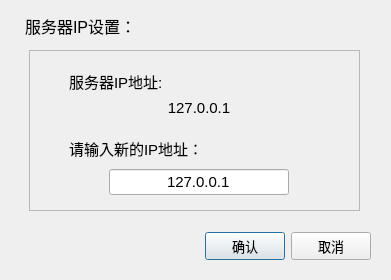
<?xml version="1.0" encoding="UTF-8"?>
<ui version="4.0">
 <class>ServerConfigClass</class>
 <widget class="QDialog" name="ServerConfigClass">
  <property name="geometry">
   <rect>
    <x>0</x>
    <y>0</y>
    <width>391</width>
    <height>280</height>
   </rect>
  </property>
  <property name="windowTitle">
   <string>服务器地址设置</string>
  </property>
  <widget class="QWidget" name="layoutWidget">
   <property name="geometry">
    <rect>
     <x>20</x>
     <y>230</y>
     <width>351</width>
     <height>33</height>
    </rect>
   </property>
   <property name="font">
    <font>
     <pointsize>10</pointsize>
    </font>
   </property>
   <layout class="QHBoxLayout">
    <property name="spacing">
     <number>6</number>
    </property>
    <property name="leftMargin">
     <number>0</number>
    </property>
    <property name="topMargin">
     <number>0</number>
    </property>
    <property name="rightMargin">
     <number>0</number>
    </property>
    <property name="bottomMargin">
     <number>0</number>
    </property>
    <item>
     <spacer>
      <property name="orientation">
       <enum>Qt::Horizontal</enum>
      </property>
      <property name="sizeHint" stdset="0">
       <size>
        <width>131</width>
        <height>31</height>
       </size>
      </property>
     </spacer>
    </item>
    <item>
     <widget class="QPushButton" name="okButton">
      <property name="text">
       <string>确认</string>
      </property>
     </widget>
    </item>
    <item>
     <widget class="QPushButton" name="cancelButton">
      <property name="text">
       <string>取消</string>
      </property>
     </widget>
    </item>
   </layout>
  </widget>
  <widget class="QLabel" name="label">
   <property name="geometry">
    <rect>
     <x>25</x>
     <y>10</y>
     <width>341</width>
     <height>31</height>
    </rect>
   </property>
   <property name="font">
    <font>
     <pointsize>12</pointsize>
    </font>
   </property>
   <property name="text">
    <string>服务器IP设置：</string>
   </property>
  </widget>
  <widget class="QFrame" name="frame">
   <property name="geometry">
    <rect>
     <x>29</x>
     <y>50</y>
     <width>331</width>
     <height>161</height>
    </rect>
   </property>
   <property name="frameShape">
    <enum>QFrame::StyledPanel</enum>
   </property>
   <property name="frameShadow">
    <enum>QFrame::Plain</enum>
   </property>
   <widget class="QWidget" name="layoutWidget">
    <property name="geometry">
     <rect>
      <x>40</x>
      <y>10</y>
      <width>251</width>
      <height>165</height>
     </rect>
    </property>
    <layout class="QVBoxLayout" name="_2">
     <property name="sizeConstraint">
      <enum>QLayout::SetFixedSize</enum>
     </property>
     <item>
      <spacer name="verticalSpacer_3">
       <property name="orientation">
        <enum>Qt::Vertical</enum>
       </property>
       <property name="sizeType">
        <enum>QSizePolicy::Fixed</enum>
       </property>
       <property name="sizeHint" stdset="0">
        <size>
         <width>20</width>
         <height>10</height>
        </size>
       </property>
      </spacer>
     </item>
     <item>
      <widget class="QLabel" name="label_2">
       <property name="minimumSize">
        <size>
         <width>0</width>
         <height>0</height>
        </size>
       </property>
       <property name="font">
        <font>
         <pointsize>11</pointsize>
        </font>
       </property>
       <property name="text">
        <string>服务器IP地址:</string>
       </property>
       <property name="alignment">
        <set>Qt::AlignLeading|Qt::AlignLeft|Qt::AlignVCenter</set>
       </property>
      </widget>
     </item>
     <item>
      <widget class="QLabel" name="oldIP">
       <property name="font">
        <font>
         <pointsize>11</pointsize>
        </font>
       </property>
       <property name="text">
        <string>127.0.0.1</string>
       </property>
       <property name="alignment">
        <set>Qt::AlignCenter</set>
       </property>
      </widget>
     </item>
     <item>
      <spacer name="verticalSpacer">
       <property name="orientation">
        <enum>Qt::Vertical</enum>
       </property>
       <property name="sizeType">
        <enum>QSizePolicy::Expanding</enum>
       </property>
       <property name="sizeHint" stdset="0">
        <size>
         <width>20</width>
         <height>10</height>
        </size>
       </property>
      </spacer>
     </item>
     <item>
      <widget class="QLabel" name="label_4">
       <property name="minimumSize">
        <size>
         <width>0</width>
         <height>30</height>
        </size>
       </property>
       <property name="font">
        <font>
         <pointsize>11</pointsize>
        </font>
       </property>
       <property name="text">
        <string>请输入新的IP地址：</string>
       </property>
      </widget>
     </item>
     <item>
      <layout class="QHBoxLayout" name="horizontalLayout_2">
       <item>
        <spacer name="horizontalSpacer">
         <property name="orientation">
          <enum>Qt::Horizontal</enum>
         </property>
         <property name="sizeHint" stdset="0">
          <size>
           <width>40</width>
           <height>20</height>
          </size>
         </property>
        </spacer>
       </item>
       <item>
        <widget class="QLineEdit" name="newIP">
         <property name="minimumSize">
          <size>
           <width>180</width>
           <height>25</height>
          </size>
         </property>
         <property name="font">
          <font>
           <pointsize>11</pointsize>
          </font>
         </property>
         <property name="text">
          <string>127.0.0.1</string>
         </property>
         <property name="alignment">
          <set>Qt::AlignCenter</set>
         </property>
        </widget>
       </item>
       <item>
        <spacer name="horizontalSpacer_2">
         <property name="orientation">
          <enum>Qt::Horizontal</enum>
         </property>
         <property name="sizeHint" stdset="0">
          <size>
           <width>40</width>
           <height>20</height>
          </size>
         </property>
        </spacer>
       </item>
      </layout>
     </item>
     <item>
      <spacer name="verticalSpacer_2">
       <property name="orientation">
        <enum>Qt::Vertical</enum>
       </property>
       <property name="sizeHint" stdset="0">
        <size>
         <width>20</width>
         <height>40</height>
        </size>
       </property>
      </spacer>
     </item>
    </layout>
   </widget>
  </widget>
 </widget>
 <tabstops>
  <tabstop>newIP</tabstop>
  <tabstop>okButton</tabstop>
  <tabstop>cancelButton</tabstop>
 </tabstops>
 <resources/>
 <connections/>
</ui>
